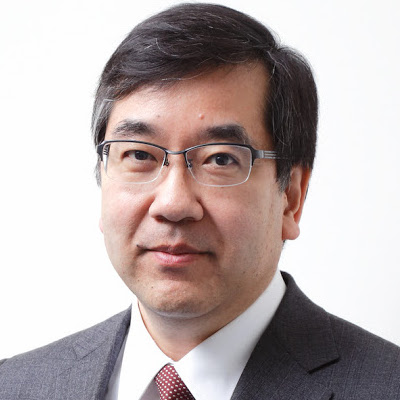
#> input picture image/five_god_truth.jpg, 400 x 400 px
$ python make_transobj.py
#> lines starting #> are read from the running program, lines starting #| are printed output that depends on the picture
import numpy as np
from PIL import Image

image = np.array(Image.open('five_god_truth.jpg').convert('L'))
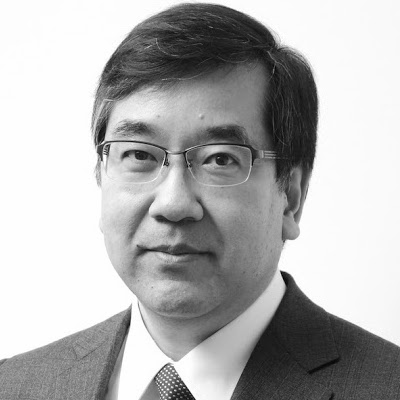
#> image: shape (400, 400); min 1, max 255, mean 178.3

image = image.transpose()
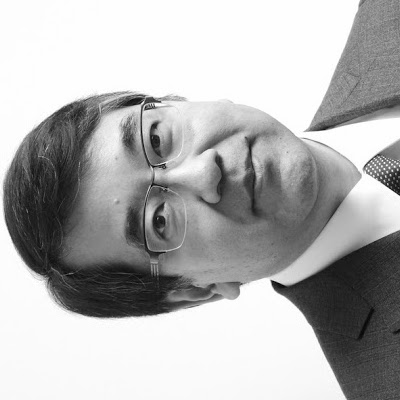
#> image: shape (400, 400); min 1, max 255, mean 178.3
image = np.fliplr(image).copy()
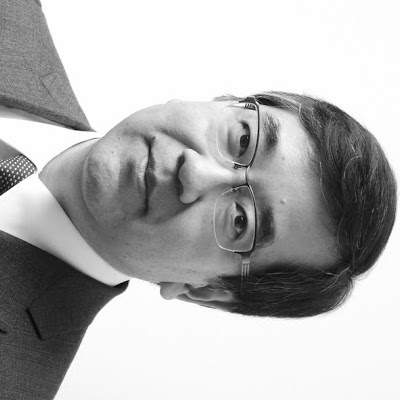
#> image: shape (400, 400); min 1, max 255, mean 178.3

print(image.shape)
#| (400, 400)

np.savetxt('transobj.txt', image, fmt='%d')
